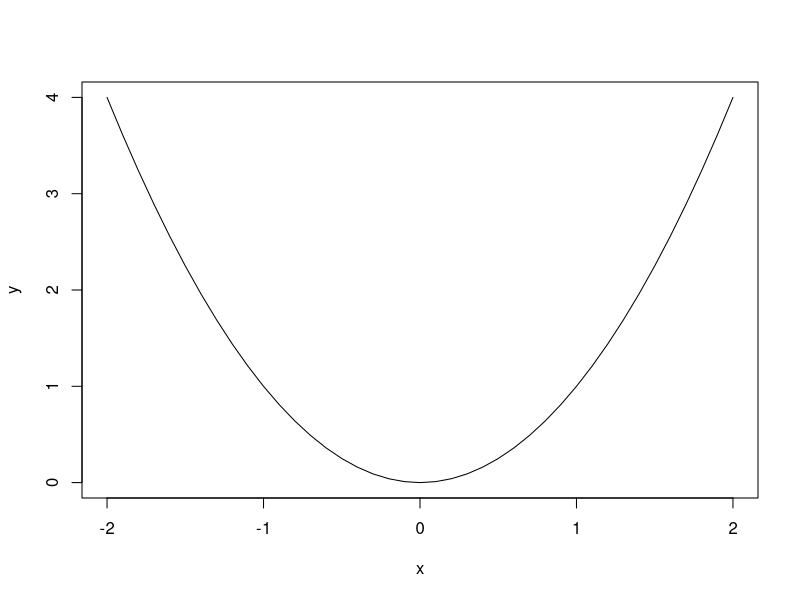

Write R code to recreate this figure.
x = seq( from = -2 , to = 2 , by = 0.1 )   # Specify vector of x values.
y = x^2                                    # Specify corresponding y values.
plot( x , y , type = "l" )                 # Make a graph of the x,y points.
dev.copy2eps( file = "SimpleGraph.eps" )   # Save the plot to an EPS file.